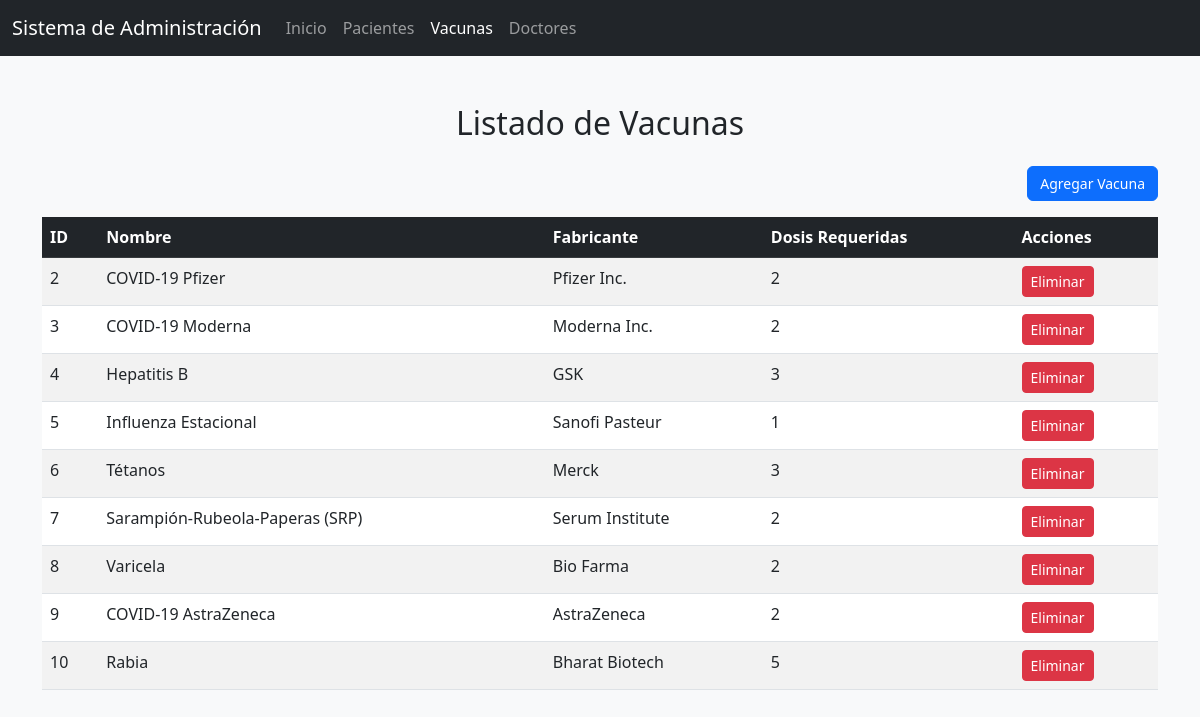
The app's page /Modulos/Administrador/Vacunas.php, older data.
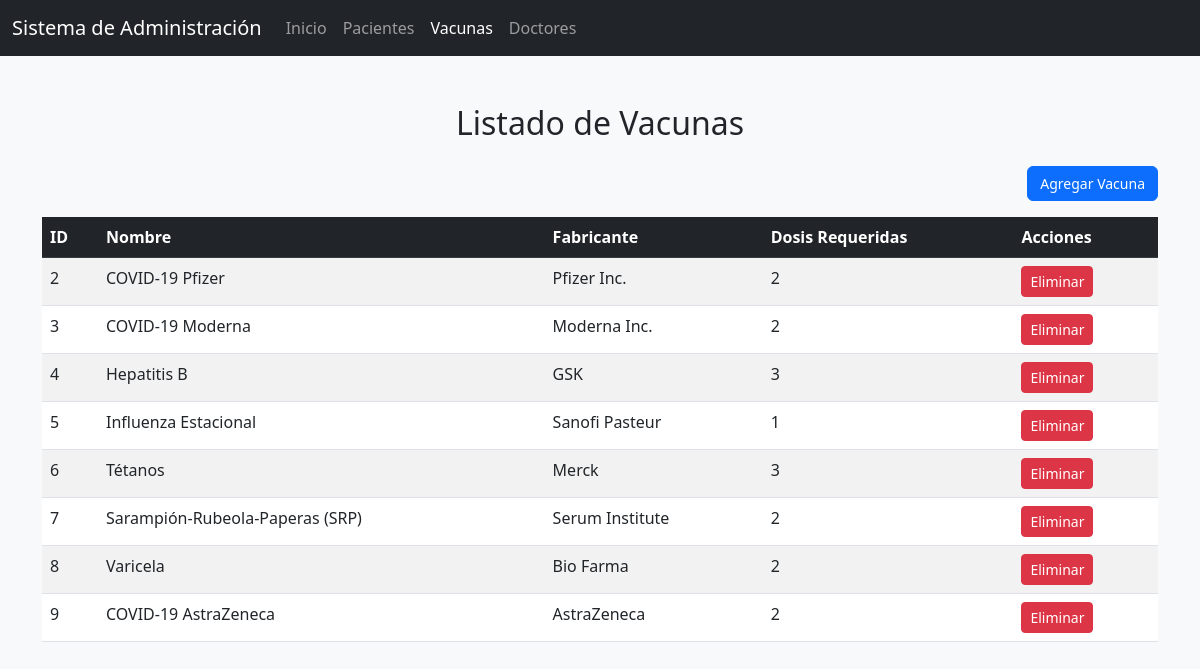
The same page, newer data.
### tables this page shows
CREATE TABLE `vacunas` (
  `id` int(11) NOT NULL,
  `Nombre` varchar(512) NOT NULL,
  `Fabricante` varchar(512) NOT NULL,
  `Vacu_disp` int(255) NOT NULL,
  `FechaCad` date NOT NULL
);

### Modulos/Administrador/Vacunas.php (the view, shortened to what this page needs)
<?php
include('../../Conexion.php');
?>
<!DOCTYPE html>
<html lang="es">
<head>
    <link rel="stylesheet" href="https://cdn.jsdelivr.net/npm/bootstrap@5.3.0/dist/css/bootstrap.min.css">
</head>
<body>
<nav class="navbar navbar-expand-lg navbar-dark bg-dark">
    <div class="container-fluid">
        <a class="navbar-brand" href="#">Sistema de Administración</a>
        <div class="collapse navbar-collapse">
            <ul class="navbar-nav">
                <li class="nav-item"><a class="nav-link" href="Principal.php">Inicio</a></li>
                <li class="nav-item"><a class="nav-link" href="pacientes.php">Pacientes</a></li>
                <li class="nav-item"><a class="nav-link active" aria-current="page" href="vacunas.php">Vacunas</a></li>
                <li class="nav-item"><a class="nav-link" href="doctores.php">Doctores</a></li>
            </ul>
        </div>
    </div>
</nav>
<div class="container mt-5">
    <h2 class="text-center mb-4">Listado de Vacunas</h2>
    <div class="d-flex justify-content-end mb-3">
        <button class="btn btn-primary" data-bs-toggle="modal" data-bs-target="#modalVacuna">Agregar Vacuna</button>
    </div>
    <table class="table table-striped table-hover">
        <thead class="table-dark">
            <tr>
                <th>ID</th>
                <th>Nombre</th>
                <th>Fabricante</th>
                <th>Dosis Requeridas</th>
                <th>Acciones</th>
            </tr>
        </thead>
        <tbody>
            <?php
            $servicios = $link->query("SELECT * FROM vacunas");
            if ($servicios && $servicios->num_rows > 0) {
                while ($row = $servicios->fetch_assoc()) {
                    echo "<tr>";
                    echo "<td>" . $row["id"] . "</td>";
                    echo "<td>" . $row["Nombre"] . "</td>";
                    echo "<td>" . $row["Fabricante"] . "</td>";
                    echo "<td>" . $row["Vacu_disp"] . "</td>";
                    echo "<td>
                            <a href='vacunas.php?eliminar=" . $row["id"] . "'
                               class='btn btn-danger btn-sm'
                               onclick=\"return confirm('¿Estás seguro de que deseas eliminar esta vacuna?');\">
                               Eliminar
                            </a>
                          </td>";
                    echo "</tr>";
                }
            } else {
                echo "<tr><td colspan='5' class='text-center'>No se encontraron registros.</td></tr>";
            }
            ?>
        </tbody>
    </table>
</div>
</body>
</html>

Row changes from the older to the newer data that the page shows:
removed vacunas: id "10", Nombre "Rabia", Fabricante "Bharat Biotech", Vacu_disp "5"
